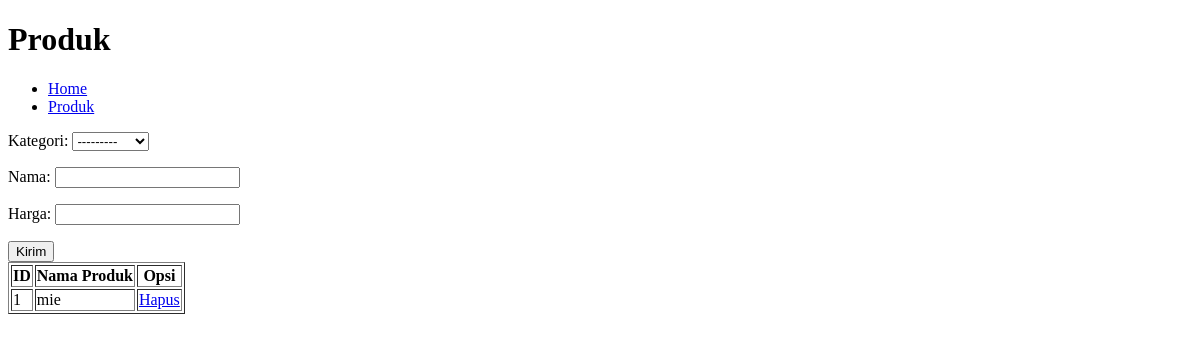
/produk/, run on an earlier commit of the app's database.
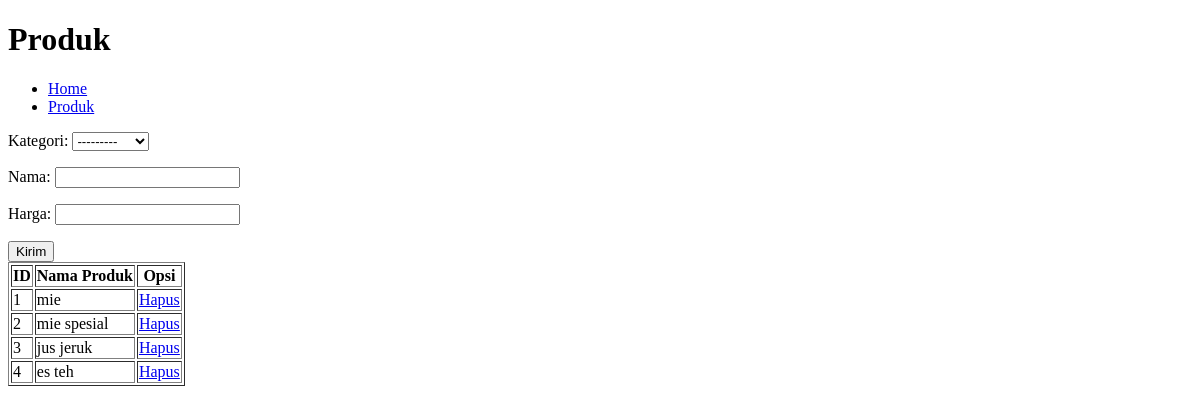
And on a later commit of the database.
### menu/models.py (models this page shows, shortened)
class produk(models.Model):
    katgori = models.ForeignKey(kategori, on_delete=models.CASCADE)
    nama = models.CharField(max_length=255)
    harga = models.IntegerField()

### menu/views.py (the view)
# urls.py: path('produk/', views.data_produk, name='produk'),
def data_produk(request):
  submitted = False
  if request.method == "POST":
    form = frompoduk(request.POST)
    if form.is_valid():
      simpandata = produk.objects.create(
        nama=form.cleaned_data.get("nama"),
        harga=form.cleaned_data.get("harga"),
        katgori=form.cleaned_data.get("kategori"),
      )
      simpandata.save()
      return HttpResponseRedirect("/produk?submitted=True")
  else:
    form = frompoduk
    if "submitted" in request.GET:
      submitted = True
  data_produk = produk.objects.all()
  context = {
    "form": frompoduk,
    "produk": data_produk,
  }
  template = loader.get_template('produk.html')
  return HttpResponse(template.render(context, request))

### menu/models.py (called while the page is built)
    def __str__(self):
        return f"{self.namaproduk}"

### menu/templates/produk.html (shortened to what this page needs)
<!DOCTYPE html>
<html lang="en">
<head>
</head>
<body>
    <h1>Produk</h1>
    <ul>
        <li>
    <a href="/home">Home</a>
        </li>
        <li>
    <a href="/produk">Produk</a>
        </li>
    </ul>
    <form action="" method="post">
        {{ form.as_p }}
        <input type="submit" value="Kirim">
    </form>
    <table border="1">
        <tr>
            <th>ID</th>
            <th>Nama Produk</th>
            <th>Opsi</th>
        </tr>
        {% for dt in produk %}
        <tr>
            <td>{{dt.id}}</td>
            <td>{{dt.nama}}</td>
            <td>
                <a href="{% url 'hapus-produk' dt.id %}">Hapus</a>
            </td>
        </tr>
        {% endfor %}
    </table>
</body>
</html>

What changed in the data, as far as the page shows it:
added produk: id "2", nama "mie spesial"
added produk: id "3", nama "jus jeruk"
added produk: id "4", nama "es teh"
